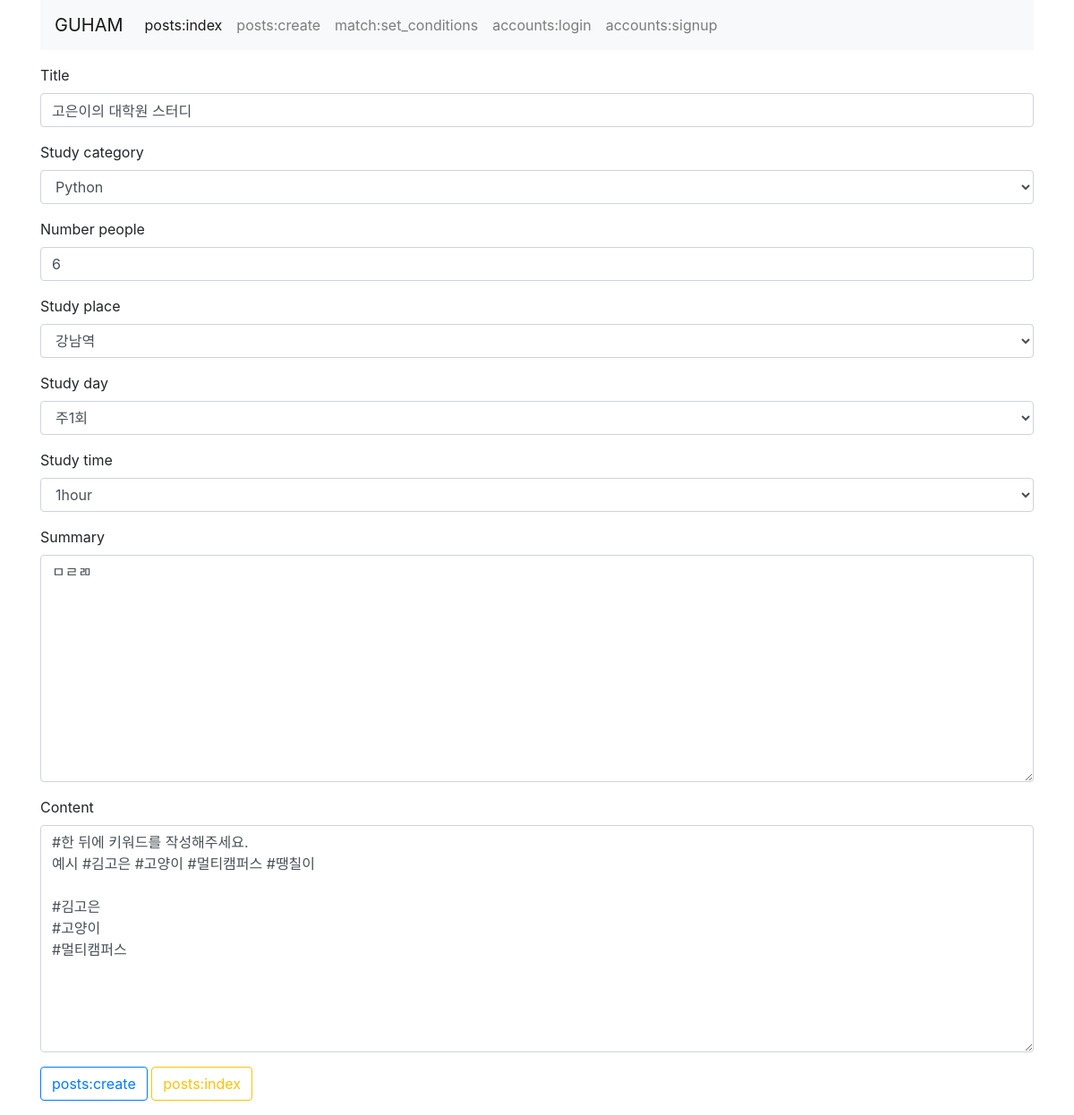
Screenshot of /posts/4/update/ with the database file from the repository.
### posts/models.py (models this page shows)
class Post(models.Model):
    title = models.CharField(max_length=50)
    study_category = models.CharField(max_length=10, choices=STUDY_CATEGORY)
    number_people = models.IntegerField()
    study_place = models.CharField(max_length=10, choices=STUDY_PLACE)
    study_day = models.CharField(max_length=10, choices=STUDY_DAY)
    study_time = models.CharField(max_length=10, choices=STUDY_TIME)
    content = models.TextField()
    summary = models.TextField()

### posts/views.py (the view)
# urls.py: path('<int:post_id>/update/', views.update, name='update')  # 스터디 모집 글 수정
def update(request, post_id):
    post_selected = Post.objects.get(id=post_id)
    if request.method == 'POST':
        form = PostForm(data=request.POST, instance=post_selected)
        if form.is_valid():
            form.save()
            return redirect('posts:detail', post_id)
        else:
            pass
    else:
        form = PostForm(instance=post_selected)
    context = {
        'form': form
    }
    return render(request, 'posts/form.html', context)

### posts/forms.py
class PostForm(ModelForm):
    class Meta:
        model = Post
        fields = [
            'title',
            'study_category',
            'number_people',
            'study_place',
            'study_day',
            'study_time',
            'summary',
            'content',
        ]

### posts/templates/posts/form.html (shortened to what this page needs)
{% extends 'posts/base.html' %}
{% block body %}
{% load bootstrap4 %}
<form action="" method="POST">
    {% bootstrap_form form %}
    {% buttons %}
        <button type="submit" class="btn btn-outline-primary">posts:create</button>
        <a href="{% url 'posts:index' %}" class="btn btn-outline-warning">posts:index</a>
    {% endbuttons %}
</form>
{% endblock %}

### rows the page displays
Post: title "고은이의 대학원 스터디", study_category "Python", number_people "6", study_place "강남역", study_day "주1회", study_time "1hour", summary "ㅁㄹㄻ", content "#한 뒤에 키워드를 작성해주세요. 예시 #김고은 #고양이 #멀티캠퍼스 #땡칠이 #김고은 #고양이 #멀티캠퍼스"
